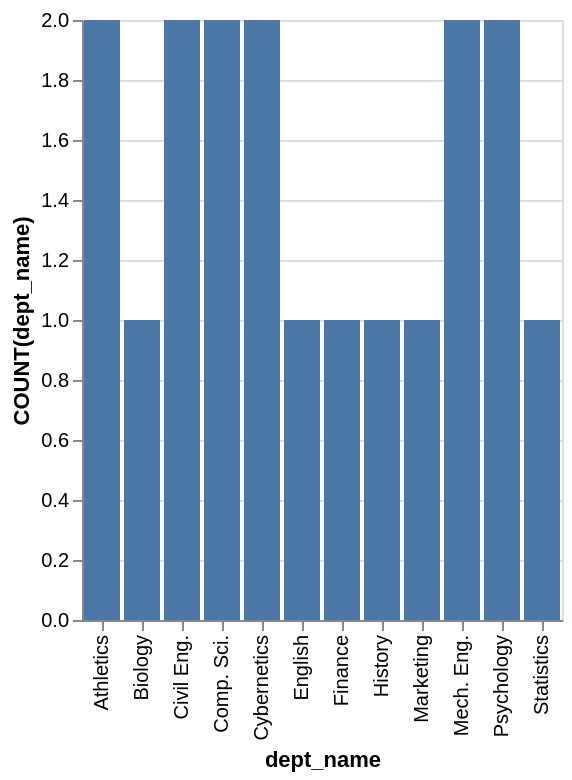

Describe this chart as a Vega-Lite specification.
### Vega-Lite specification from a JSON file in a GitHub repository (floating-point values rounded to 4 significant figures)
{"data": {"values": [{"x_data": "Athletics", "y_data": 2}, {"x_data": "Biology", "y_data": 1}, {"x_data": "Civil Eng.", "y_data": 2}, {"x_data": "Comp. Sci.", "y_data": 2}, {"x_data": "Cybernetics", "y_data": 2}, {"x_data": "English", "y_data": 1}, {"x_data": "Finance", "y_data": 1}, {"x_data": "History", "y_data": 1}, {"x_data": "Marketing", "y_data": 1}, {"x_data": "Mech. Eng.", "y_data": 2}, {"x_data": "Psychology", "y_data": 2}, {"x_data": "Statistics", "y_data": 1}]}, "mark": "bar", "encoding": {"x": {"field": "x_data", "type": "nominal", "title": "dept_name", "sort": "ascending"}, "y": {"field": "y_data", "type": "quantitative", "title": "COUNT(dept_name)"}}}
